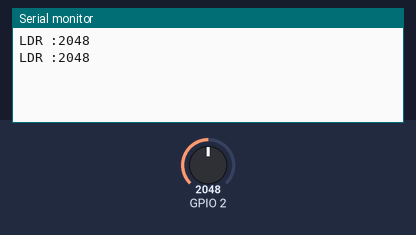
This sketch was run on a simulated ESP32. Shown: the last lines printed to the serial monitor. The test bench sets the inputs (shaded band); at power-on: GPIO 2 = 2048.

Above: at 1.8 s.
1.9 s: GPIO 2 set to 2866
At 2.8 s:
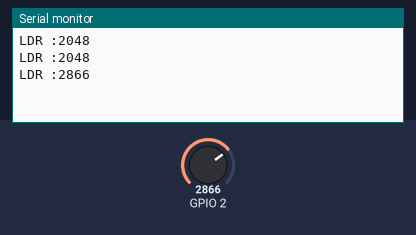
3.4 s: GPIO 2 set to 3603
At 4.7 s:
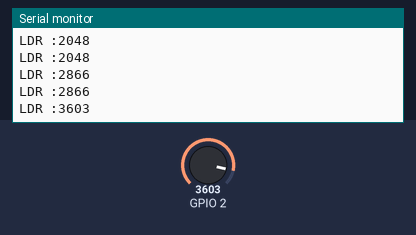
Timing chart, 0 to 6.4 s (numbered marks = the images above; inputs shaded):
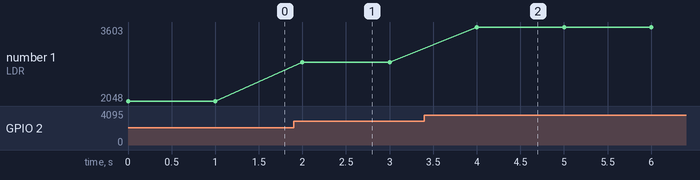

Measured:
- after the input at 1.9 s, the serial monitor: prints a new line after 0.10 s (image 1)
- after the input at 3.4 s, the serial monitor: prints a new line after 0.60 s (image 2)
- plotted number 1: 2048 → 2866 after the input at 1.9 s, 2866 → 3603 after the input at 3.4 s

The sketch:

ESP32-LDR.ino
```cpp
void setup() {
  // put your setup code here, to run once:
Serial.begin(115200);

}

void loop() {
  // put your main code here, to run repeatedly:
int ldr=analogRead(2);
Serial.println("LDR :"+String(ldr));
delay(1000);
}
```
